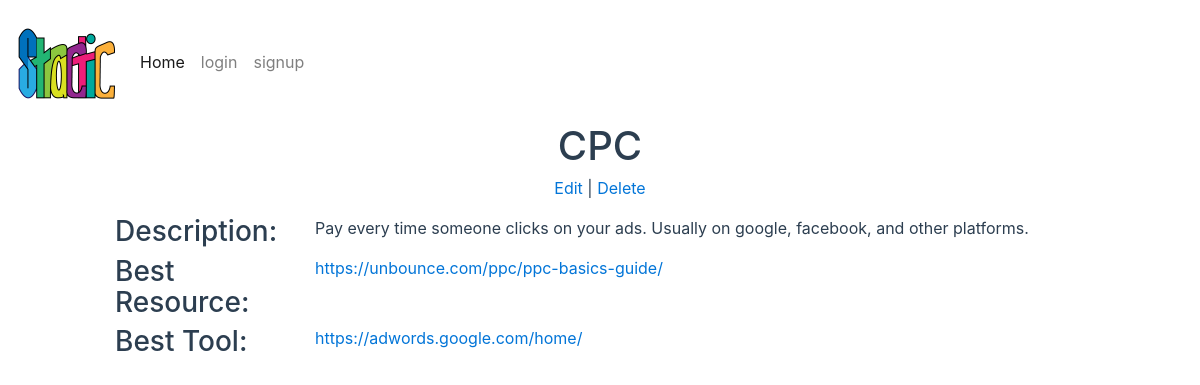
Before: /strategy/3/tactic/5/details/ with the older database file.
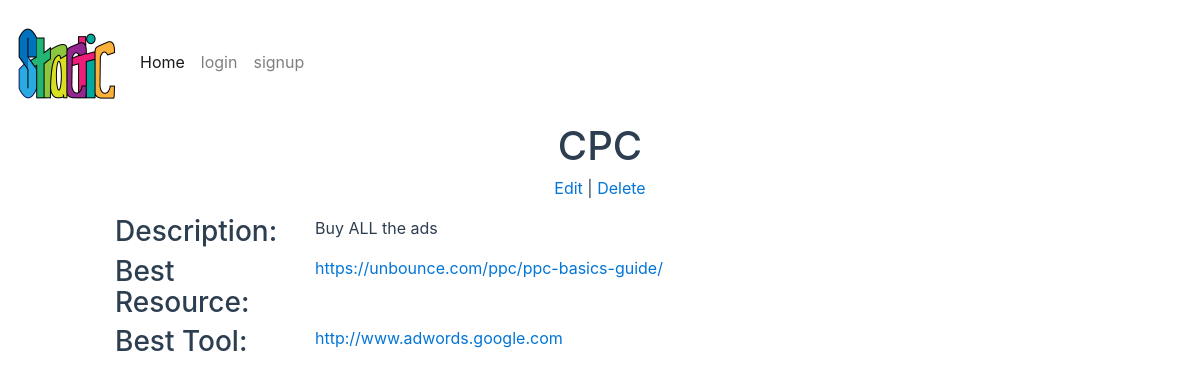
After: the same page with the newer database file.
### database_setup.py (models this page shows, shortened)
class Tactic(Base):
  __tablename__ = 'tactic'
  id = Column(Integer, primary_key=True)
  strategy_id = Column(Integer, ForeignKey('strategy.id'))
  strategy = relationship(Strategy)
  user_id = Column(Integer, ForeignKey('user.id'))
  user = relationship(User)
  name = Column(String(100), nullable=False)
  description = Column(Text)
  difficulty = Column(String(50))
  resource_link = Column(String(500))
  tool_link = Column(String(500))

### project.py (the view)
@app.route('/strategy/<int:strategy_id>/tactic/<int:tactic_id>/details/')
def tacticDetails(strategy_id, tactic_id):
    strategy = db_session.query(Strategy).filter_by(id=strategy_id).one()
    tactic = db_session.query(Tactic).filter_by(id=tactic_id).one()
    return render_template('tactic-detail.html',strategy=strategy,  tactic=tactic)

### project.py (called while the page is built)
@app.before_request
def before_request():
    g.user = None
    if 'twitter_oauth' in session:
        g.user = session['twitter_oauth']

### templates/tactic-detail.html (shortened to what this page needs)
{% extends "base.html" %}
{% block content %}
<div class="row">
	<div class="col-md-12 text-center">
		<h1>{{tactic.name}}</h1>
		<a href = "{{url_for('editTactic', strategy_id = strategy.id, tactic_id = tactic.id)}}">Edit</a> |
		<a href = "{{url_for('deleteTactic', strategy_id = strategy.id, tactic_id = tactic.id)}}">Delete</a></p>
	</div>
</div>
	<div class="row">
		<div class="col-md-1"></div>
		<div class="col-md-2">
			<h3>Description:</h3>
		</div>
		<div class="col-md-8">
			<p>{{tactic.description}}</p>
		</div>
	</div>
	<div class="row">
		<div class="col-md-1"></div>
		<div class="col-md-2">
			<h3>Best Resource:</h3>
		</div>
		<div class="col-md-8">
			<a href="{{tactic.resource_link}}">{{tactic.resource_link}}</a>
		</div>
	</div>
	<div class="row">
		<div class="col-md-1"></div>
		<div class="col-md-2">
			<h3>Best Tool:</h3>
		</div>
		<div class="col-md-8">
			<a href="{{tactic.tool_link}}">{{tactic.tool_link}}</a>
		</div>
	</div>
			  </div>
{% endblock %}

Changed rows visible on the page:
changed Tactic "CPC": description "Pay every time someone clicks on your ads. Usually on google, facebook, and other platforms." → "Buy ALL the ads"; tool_link "https://adwords.google.com/home/" → "http://www.adwords.google.com"
